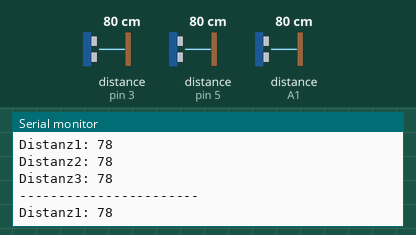
Bench run of a sketch on a simulated Arduino Uno, built with avr-gcc and run on an emulated ATmega328P. Shown: the last lines printed to the serial monitor. Wiring (inferred from the names in the program): 3 × ultrasonic range finder: trigger pin 2, echo pin 3 / trigger pin 4, echo pin 5 / trigger A0, echo A1. Inputs (shaded band) come from the test bench; at power-on: distance to the obstacle (sensors on pin 3, pin 5, A1) 80 cm. The echo pulse lasts 58.3 µs per cm.

Above: at 1.2 s.
1.3 s: distance to the obstacle (sensor on pin 3) set to 35 cm
At 2.3 s:
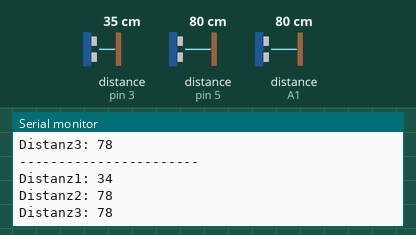
4.3 s: distance to the obstacle (sensor on pin 5) set to 35 cm
At 5.0 s:
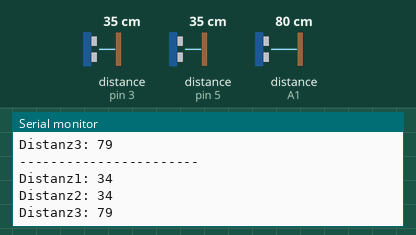
7.3 s: distance to the obstacle (sensor on A1) set to 9 cm
At 8.2 s:
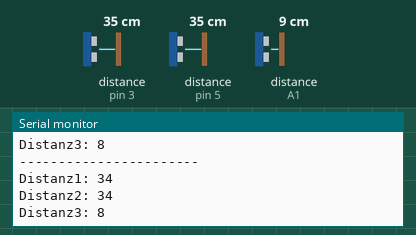
10.3 s: distance to the obstacle (sensor on pin 3) set to 60 cm
At 11.4 s:
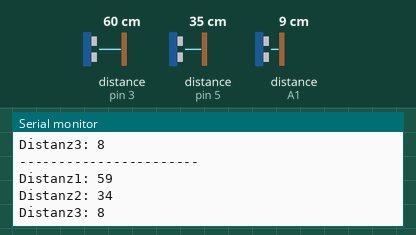
13.3 s: distance to the obstacle (sensor on pin 3) set to 35 cm
At 14.1 s:
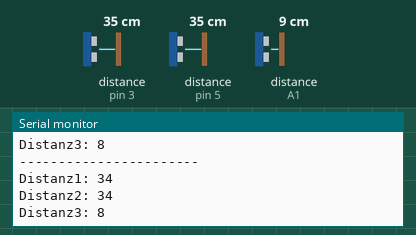
16.3 s: distance to the obstacle (sensor on pin 5) set to 2 cm
At 17.2 s:
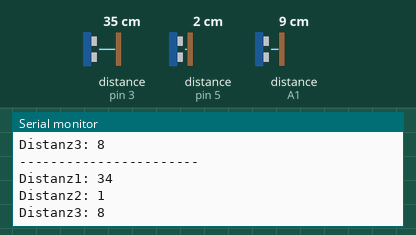
Timing chart, 0 to 18.8 s (numbered marks = the images above; inputs shaded):
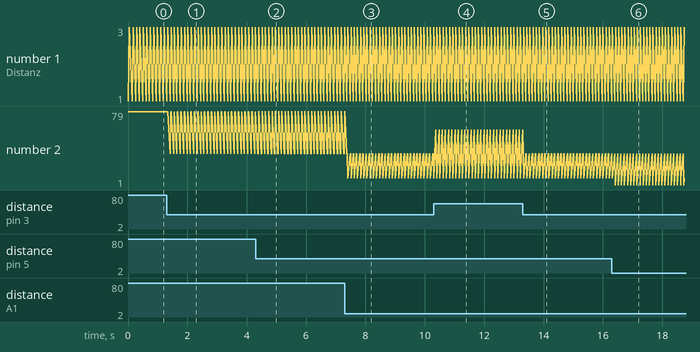

The sketch:

3xUltrasonicTest.ino
```cpp
const int trigPin1 = 2;
const int echoPin1 = 3;
const int trigPin2 = 4;
const int echoPin2 = 5;
const int trigPin3 = A0;
const int echoPin3 = A1;

long duration1;
int distance1;
long duration2;
int distance2;
long duration3;
int distance3;

void setup(){
    Serial.begin(9600);
        pinMode(trigPin1, OUTPUT);
        pinMode(echoPin1, INPUT);
        pinMode(trigPin2, OUTPUT);
        pinMode(echoPin2, INPUT);
        pinMode(trigPin3, OUTPUT);
        pinMode(echoPin3, INPUT);
}

void loop() {
    digitalWrite(trigPin1, HIGH);
    delayMicroseconds(10);
    digitalWrite(trigPin1, LOW);
    duration1 = pulseIn(echoPin1, HIGH);
    // ----------------------------------------
    digitalWrite(trigPin2, HIGH);
    delayMicroseconds(10);
    digitalWrite(trigPin2, LOW);
    duration2= pulseIn(echoPin2, HIGH);
    // ----------------------------------------
    digitalWrite(trigPin3, HIGH);
    delayMicroseconds(10);
    digitalWrite(trigPin3, LOW);
    duration3 = pulseIn(echoPin3, HIGH);
    // -----------------------------------------
    distance1 = duration1*0.034/2;
    distance2 = duration2*0.034/2;
    distance3 = duration3*0.034/2;
    Serial.print("Distanz1: ");
    Serial.println(distance1);
    Serial.print("Distanz2: ");
    Serial.println(distance2);
    Serial.print("Distanz3: ");
    Serial.println(distance3);
    delay(100);
    Serial.println("-----------------------");
}
```

Measured:
- after the input at 1.3 s, the serial monitor: prints a new line after 0.12 s (image 1)
- after the input at 4.3 s, the serial monitor: prints a new line after 0.09 s (image 2)
- after the input at 7.3 s, the serial monitor: prints a new line after 0.11 s (image 3)
- after the input at 10.3 s, the serial monitor: prints a new line after 0.07 s (image 4)
- after the input at 13.3 s, the serial monitor: prints a new line after 0.11 s (image 5)
- after the input at 16.3 s, the serial monitor: prints a new line after 0.11 s (image 6)
- plotted number 2: 78 → 79 after the input at 4.3 s, 79 → 8 after the input at 7.3 s, 8 → 59 after the input at 10.3 s
